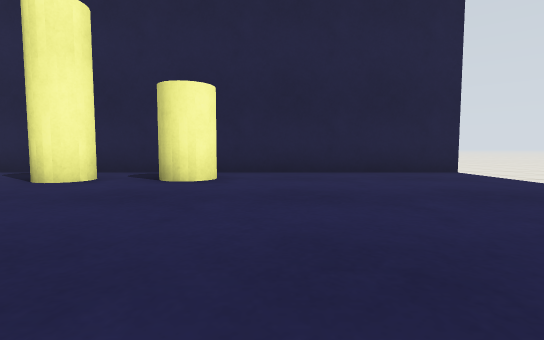
view 1 (above)

22 first-person views from a walk through a world built for the Gazebo simulator. The camera is 0.5 m above the floor, tilts 4° down and sees 85° across. The floor is counted in squares, 1 m on a side. Each view is taken from the middle of a square. On the plan, view 1 faces up. The plan holds only what a view shows up to about 9 squares ahead; the rest is blank. The place goes on beyond the plan.

view 2
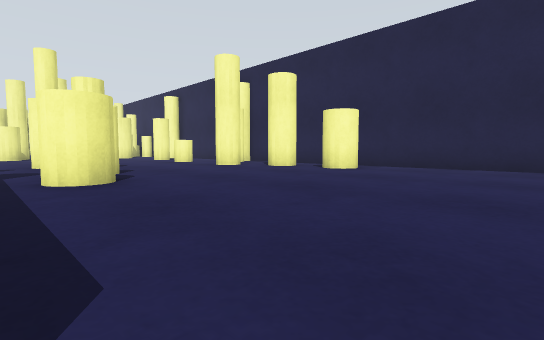

view 3
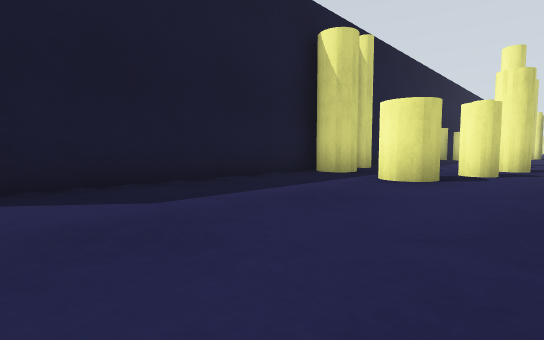

view 4
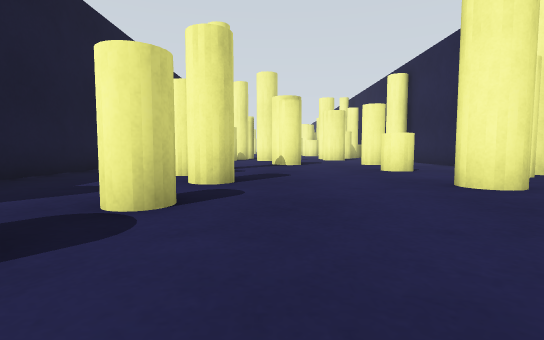

view 5
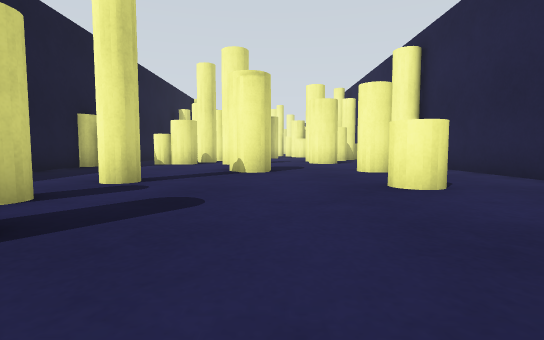

view 6
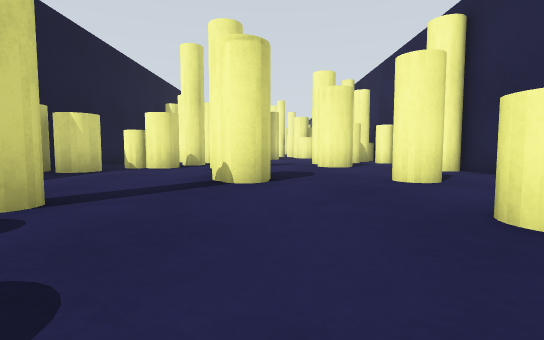

view 7
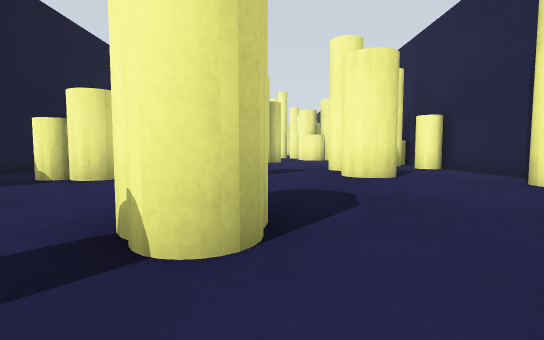

view 8
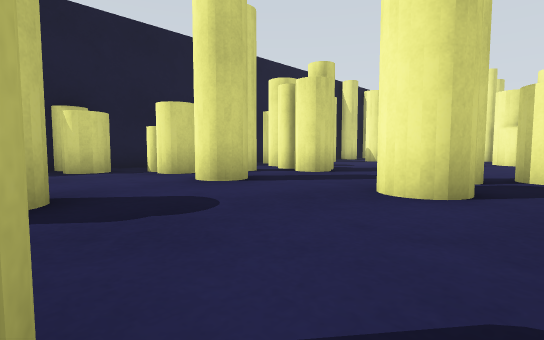

view 9
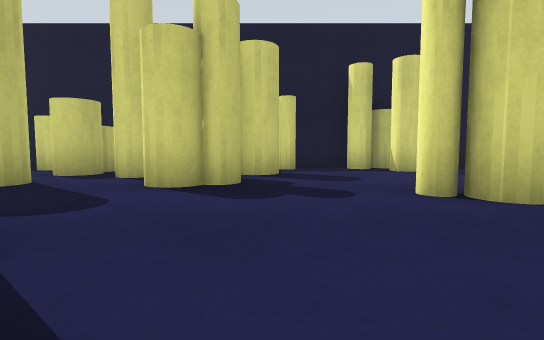

view 10
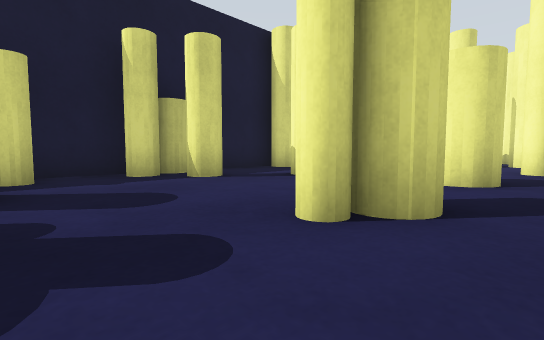

view 11
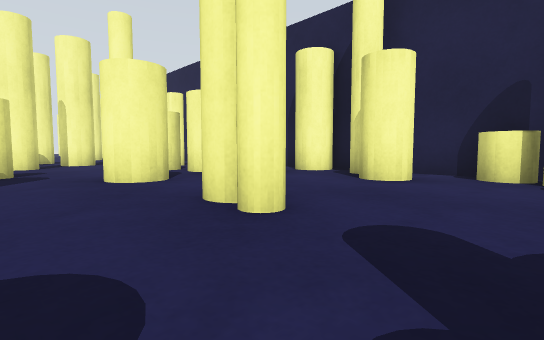

view 12
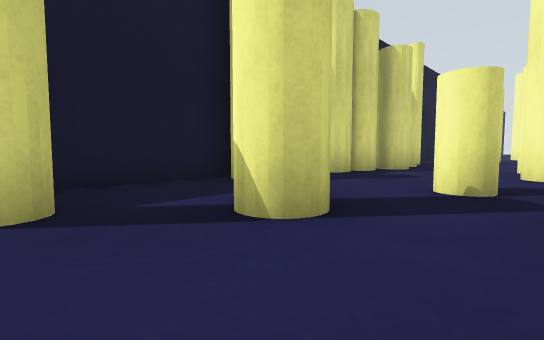

view 13
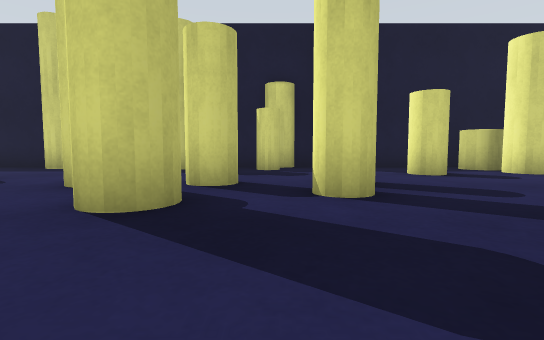

view 14
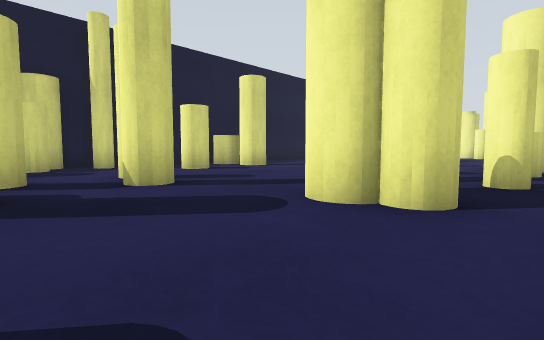

view 15
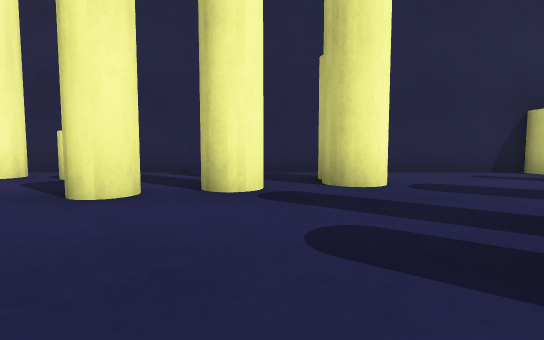

view 16
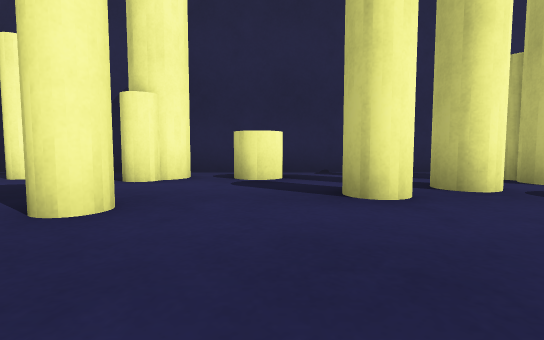

view 17
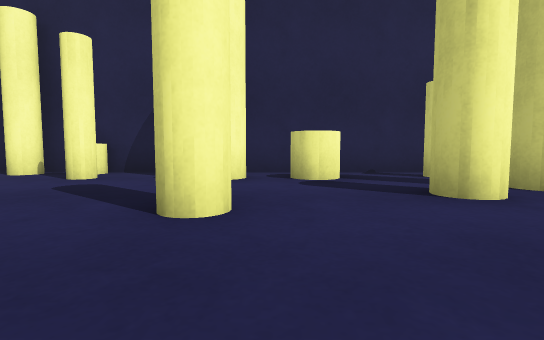

view 18
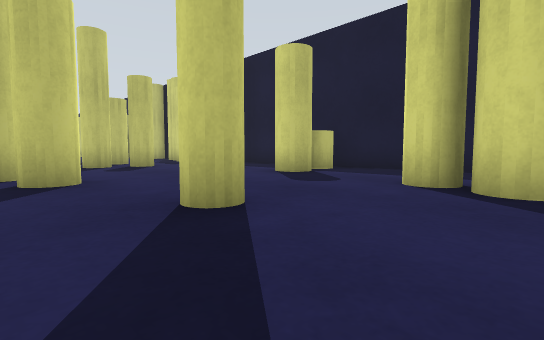

view 19
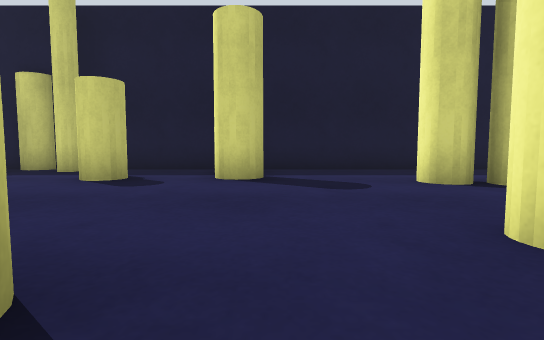

view 20
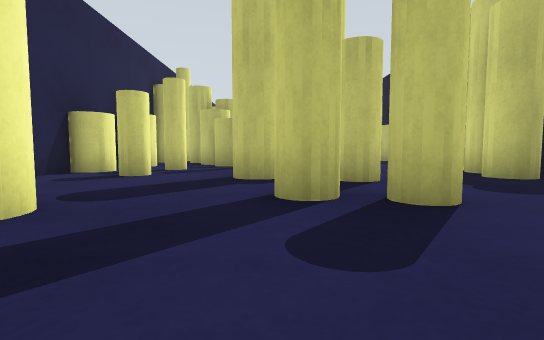

view 21
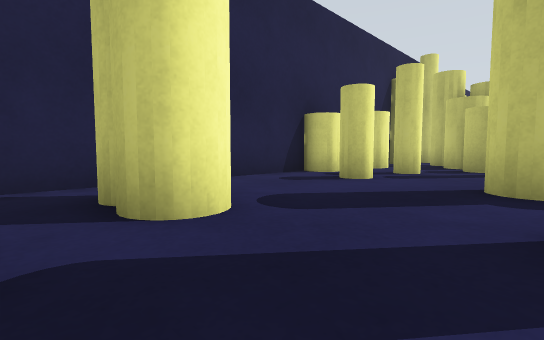

view 22
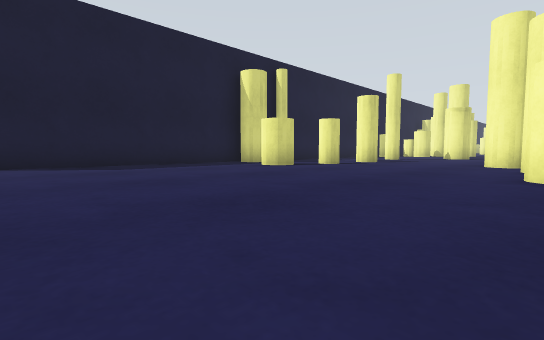

### Floor plan
Points are (right, up) in squares from view 1. A wall is a line through its corners. A room is listed if a view was taken in it or the views show most of it. See-through windows are left out.
Room 1 (views 1, 2, 3, 4, 5, 6, 7, 8, 9, 10, 11, 12, 13, 14, 15, 16, 17, 18, 19, 20, 21, 22)
walls: (-16.9, -3.4) (-10.6, -3.4); (-19.5, -3.4) (-18.6, -3.4); (-19.4, 6.4) (-20.4, 6.4); (-14, 6.4) (-16.2, 6.4); (-23.6, -3.4) (-21.4, -3.4); (-23.4, 6.4) (-23.9, 6.4); (-8.5, -3.4) (-5.8, -3.4); (-8.8, 6.4) (-12.2, 6.4); (-27.8, 6.4) (-40.5, 6.4); (-29.6, -3.4) (-29, -3.4); (-2.5, -3.4) (3.8, -3.4); (-39.6, -3.4) (-31.9, -3.4); (4.1, 6.4) (-5.9, 6.4)
ways out: gap at (4, -3); gap at (4, 7)
objects: yellow pole (-40, 0); yellow pole (-40, 5); yellow cylinder (-40, 6); yellow pole (-39, -1) to (-39, 0); yellow pole (-38, 2); yellow cylinder (-38, 5); yellow cylinder (-36, -1) to (-35, -1); yellow cylinder (-36, 5); yellow cylinder (-35, -3) to (-35, -2); yellow cylinder (-35, 3); yellow pole (-34, 4) to (-33, 4); yellow cylinder (-34, 5); yellow cylinder (-33, -1); yellow cylinder (-32, 4); yellow cylinder (-32, 5); yellow pole (-31, -3); yellow cylinder (-31, 0) to (-31, 1); yellow pole (-31, 2); yellow cylinder (-30, -4) to (-30, -3); yellow cylinder (-30, -2); yellow cylinder (-29, -2) to (-28, -2); yellow cylinder (-29, 0) to (-29, 1); yellow pole (-29, 2) to (-28, 2); yellow cylinder (-28, -3); yellow pole (-28, 1) to (-27, 1); yellow cylinder (-28, 5); yellow pole (-27, -3); yellow pole (-27, 4) to (-26, 5); yellow cylinder (-27, 6); yellow pole (-26, 3); yellow cylinder (-26, 5) to (-25, 6); yellow pole (-25, -3) to (-24, -3); yellow cylinder (-25, 0); yellow cylinder (-25, 3) to (-25, 4); yellow cylinder (-24, 4); yellow cylinder (-23, -1); yellow cylinder (-23, 2); yellow cylinder (-23, 3); yellow cylinder (-23, 4) to (-22, 4); yellow cylinder (-23, 5); yellow cylinder (-23, 6) to (-22, 6); yellow cylinder (-21, -3); yellow cylinder (-21, -2); yellow cylinder (-21, 2); yellow pole (-21, 6); yellow pole (-20, -3); yellow pole (-20, 2); yellow cylinder (-20, 5); yellow cylinder (-19, 6); yellow pole (-18, -3); yellow cylinder (-18, -1) to (-17, -1); yellow pole (-18, 6); yellow cylinder (-17, 0); yellow cylinder (-17, 1); yellow cylinder (-17, 5); yellow cylinder (-17, 6); yellow pole (-16, -1) to (-15, 0); yellow cylinder (-16, 1); yellow pole (-16, 4); yellow cylinder (-15, 4) to (-14, 4); yellow cylinder (-14, -2); yellow cylinder (-14, -1); yellow pole (-14, 1); yellow cylinder (-13, -4) to (-13, -3); yellow cylinder (-13, -2); yellow pole (-13, 6); yellow cylinder (-11, 1); yellow cylinder (-11, 4); yellow pole (-9, 0) to (-8, 0); yellow cylinder (-8, 4); yellow cylinder (-7, -1); yellow cylinder (-7, 5); yellow cylinder (-7, 6) to (-7, 7); yellow cylinder (-6, 0) to (-5, 0); yellow pole (-5, -3); yellow pole (-5, 4); yellow cylinder (-4, 0); yellow cylinder (-4, 5) to (-3, 5); yellow cylinder (-3, -3); yellow cylinder (-2, -1); yellow cylinder (-2, 5) to (-1, 5)

Positions as (right, up) in squares from view 1, and headings:
1: (0, 0), facing up
2: (3, -2), facing up-left
3: (3, 1), facing down-left
4: (-1, 1), facing left
5: (-4, 2), facing left
6: (-6, 2), facing left
7: (-9, 2), facing left
8: (-11, 5), facing down-left
9: (-18, 5), facing down
10: (-18, 3), facing down-left
11: (-18, 0), facing up-left
12: (-21, 1), facing down-left
13: (-30, 5), facing down
14: (-29, 6), facing down-left
15: (-33, 0), facing up
16: (-36, 0), facing up
17: (-37, 0), facing up
18: (-40, 4), facing down-right
19: (-36, 4), facing down
20: (-34, 2), facing right
21: (-33, 2), facing up-right
22: (4, 5), facing down-left
